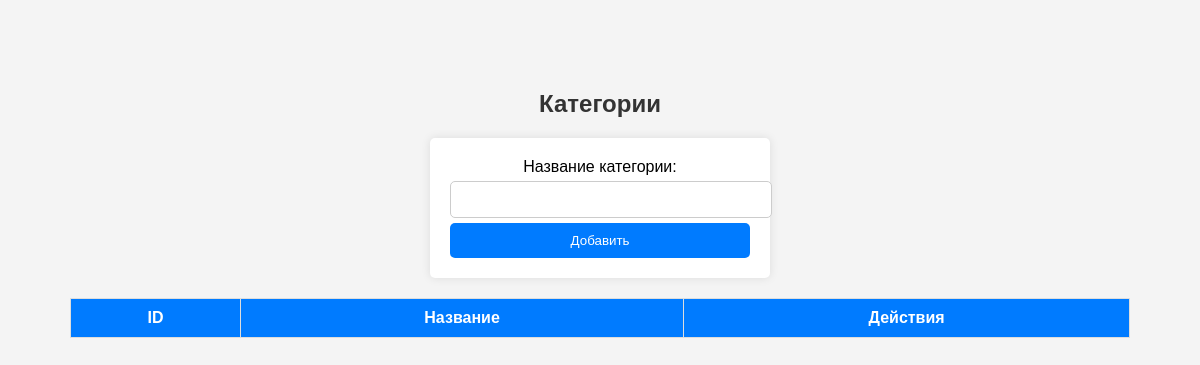
/admin/categories.php (signed in), run on an earlier commit of the app's database.
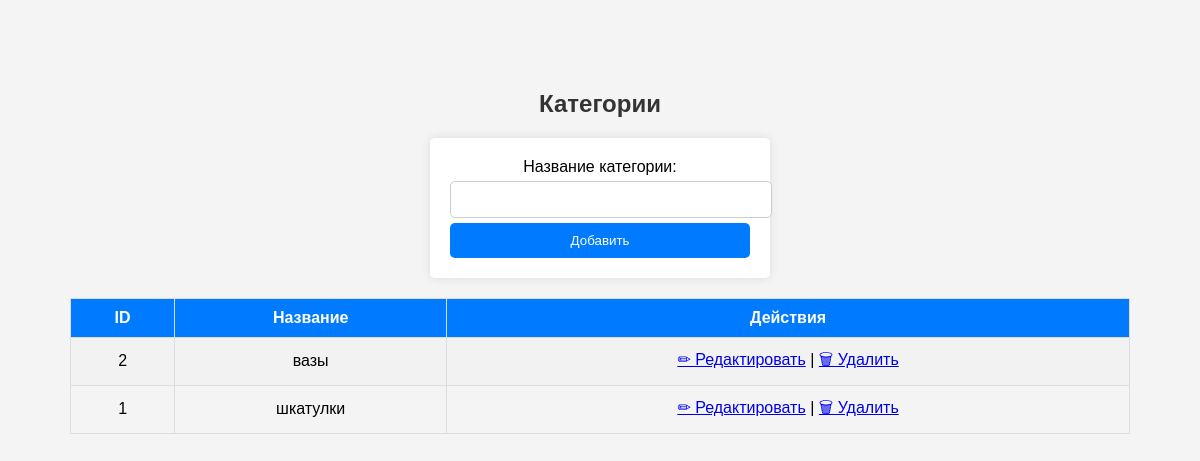
And on a later commit of the database.
### tables this page shows
CREATE TABLE `categories` (
  `id` int(11) NOT NULL AUTO_INCREMENT,
  `name` varchar(100) NOT NULL,
  PRIMARY KEY (`id`),
  UNIQUE KEY `name` (`name`)
);

### admin/categories.php (the view, shortened to what this page needs)
<?php
require_once '../database/db.php';
$categories = $conn->query("SELECT * FROM categories ORDER BY name ASC")->fetchAll(PDO::FETCH_ASSOC);
?>
<!DOCTYPE html>
<html lang="ru">
<head>
    <link rel="stylesheet" href="styles.css">
</head>
<body>
<h2>Категории</h2>
<form method="POST">
    <label>Название категории:</label>
    <input type="text" name="name" required>
    <button type="submit">Добавить</button>
</form>
<table border="1">
    <tr>
        <th>ID</th>
        <th>Название</th>
        <th>Действия</th>
    </tr>
    <?php foreach ($categories as $cat): ?>
    <tr>
        <td><?= $cat['id']; ?></td>
        <td><?= htmlspecialchars($cat['name']); ?></td>
        <td>
        <a href="edit_category.php?id=<?= $cat['id']; ?>">✏ Редактировать</a> |
            <a href="delete_category.php?id=<?= $cat['id']; ?>" onclick="return confirm('Удалить категорию?');">🗑 Удалить</a>
        </td>
    </tr>
    <?php endforeach; ?>
</table>
</body>
</html>

What changed in the data, as far as the page shows it:
added categories: id "2", name "вазы"
added categories: id "1", name "шкатулки"
